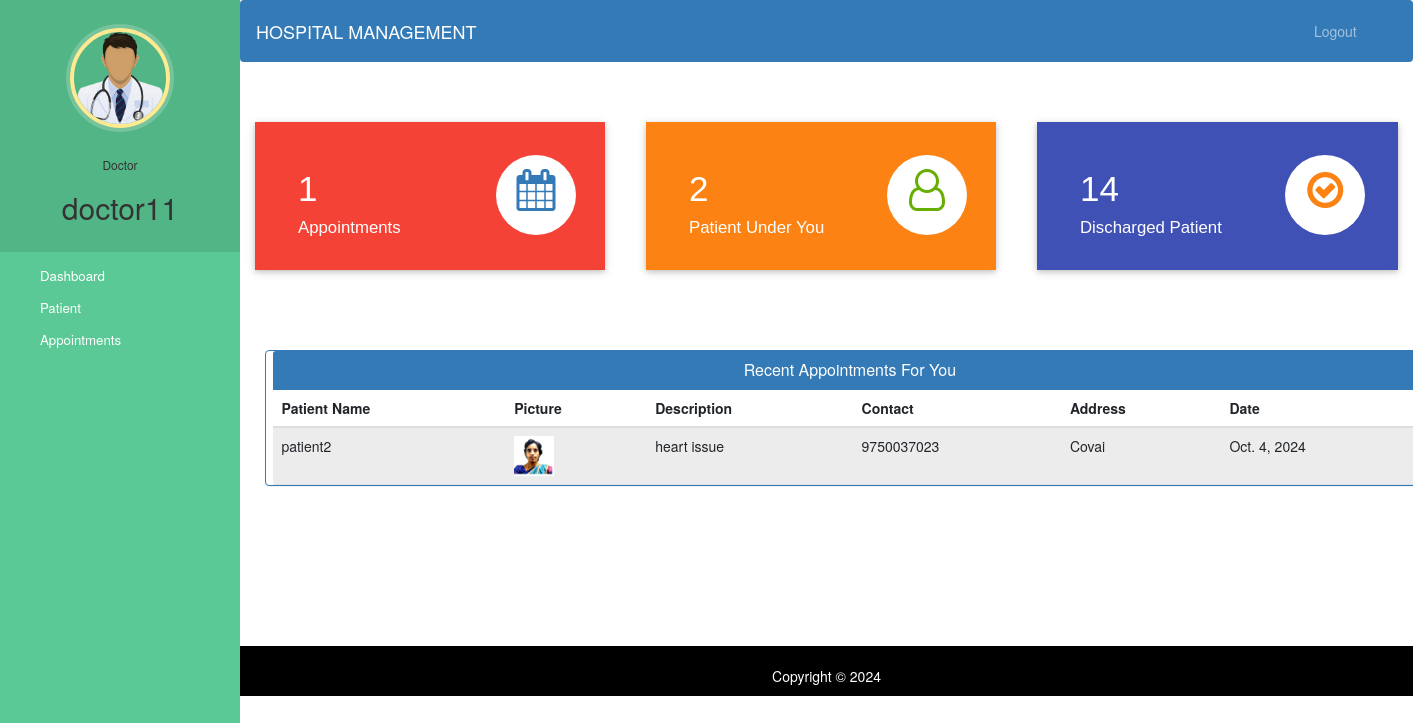
Screenshot of /doctor-dashboard (signed in) with the database file from the repository.
### hospital/models.py (models this page shows, shortened)
class Appointment(models.Model):
    patientId=models.PositiveIntegerField(null=True)
    doctorId=models.PositiveIntegerField(null=True)
    patientName=models.CharField(max_length=40,null=True)
    doctorName=models.CharField(max_length=40,null=True)
    appointmentDate=models.DateField(auto_now=True)
    description=models.TextField(max_length=500)
    status=models.BooleanField(default=False)

class Patient(models.Model):
    user=models.OneToOneField(User,on_delete=models.CASCADE)
    profile_pic= models.ImageField(upload_to='images/PatientProfilePic/',null=True,blank=True)
    address = models.CharField(max_length=40)
    mobile = models.CharField(max_length=20,null=False)
    symptoms = models.CharField(max_length=100,null=False)
    assignedDoctorId = models.PositiveIntegerField(null=True)
    admitDate=models.DateField(auto_now=True)
    status=models.BooleanField(default=False)

### hospital/views.py (the view)
# urls.py: path('doctor-dashboard', views.doctor_dashboard_view,name='doctor-dashboard'),
@login_required(login_url='doctorlogin')
@user_passes_test(is_doctor)
def doctor_dashboard_view(request):
    patientcount=models.Patient.objects.all().filter(status=True,assignedDoctorId=request.user.id).count()
    appointmentcount=models.Appointment.objects.all().filter(status=True,doctorId=request.user.id).count()
    patientdischarged=models.PatientDischargeDetails.objects.all().distinct().filter(assignedDoctorName=request.user.first_name).count()
    appointments=models.Appointment.objects.all().filter(status=True,doctorId=request.user.id).order_by('-id')
    patientid=[]
    for a in appointments:
        patientid.append(a.patientId)
    patients=models.Patient.objects.all().filter(status=True,user_id__in=patientid).order_by('-id')
    appointments=zip(appointments,patients)
    mydict={
    'patientcount':patientcount,
    'appointmentcount':appointmentcount,
    'patientdischarged':patientdischarged,
    'appointments':appointments,
    'doctor':models.Doctor.objects.get(user_id=request.user.id), #for profile picture of doctor in sidebar
    }
    return render(request,'hospital/doctor_dashboard.htm',context=mydict)

### hospital/views.py (called while the page is built)
def is_doctor(user):
    return user.groups.filter(name='DOCTOR').exists()

### templates/hospital/doctor_dashboard.htm
{% extends 'hospital/doctor.htm' %}
{% load static %}
{% block content %}
{%include 'hospital/doctor_dashboard_cards.htm'%}
<br><br><br><br>
<div class="container">
  <div class="row">
    <div class="panel panel-primary" style="margin-left:2%;">
      <div class="panel-heading" style="text-align:center;">
        <h6 class="panel-title">Recent Appointments For You</h6>
      </div>
      <table class="table table-hover table-striped" id="dev-table">
        <thead class="thead-dark">
          <tr>
            <th>Patient Name</th>
            <th>Picture</th>
            <th>Description</th>
            <th>Contact</th>
            <th>Address</th>
            <th>Date</th>
          </tr>
        </thead>
        {% for a,p in appointments %}
        <tr>
          <td>{{a.patientName}}</td>
          <td> <img src="{% static p.profile_pic.url %}" alt="Profile Pic" height="40px" width="40px" /></td>
          <td>{{a.description}}</td>
          <td>{{p.mobile}}</td>
          <td>{{p.address}}</td>
          <td>{{a.appointmentDate}}</td>
        </tr>
        {% endfor %}
      </table>
    </div>
  </div>
</div>
{% endblock content %}

### templates/hospital/doctor.htm (shortened to what this page needs)
<!DOCTYPE html>
{% load static %}
<html lang="en">
<head>
  <link href="https://cdn.jsdelivr.net/npm/bootstrap@5.2.3/dist/css/bootstrap.min.css" rel="stylesheet">
  <link rel="stylesheet" href="https://maxcdn.bootstrapcdn.com/font-awesome/4.7.0/css/font-awesome.min.css">
<link rel="stylesheet" href="{% static 'css/style.css' %}">
</head>
<body>
  <nav class="menu" tabindex="0">
    <header class="avatar">
      <img src="{% static "images/doctor.png" %}" alt="Profile Pic" />
      <br><br>
      <h6>Doctor</h6>
      <h2>{{request.user.first_name}}</h2>
    </header>
    <ul>
      <li tabindex="0" class="icon-dashboard"> <a style="color:white; text-decoration:none;" href="{% url "doctor-dashboard" %}"><span>Dashboard</span></a> </li>
      <li tabindex="0" class="icon-users"> <a style="color:white; text-decoration:none;" href="{% url "doctor-patient" %}"><span>Patient</span></a></li>
      <li tabindex="0" class="icon-calendar"> <a style="color:white; text-decoration:none;" href="{% url "doctor-appointment" %}"><span>Appointments</span></a></li>
    </ul>
  </nav>
  <main>
    <div class="bs-example">
      <nav class="navbar navbar-expand-md  navbar-dark fixed-top" style="background:#337AB7;">
        <a href="{% url "doctor-dashboard" %}" class="navbar-brand">HOSPITAL MANAGEMENT</a>
        <div class="collapse navbar-collapse justify-content-between" id="navbarCollapse">
          <div class="navbar-nav" style=" margin-left: 90%;">
            <a href="/logout" class="nav-item nav-link">Logout</a>
          </div>
        </div>
      </nav>
    </div>
    <br><br>
    {% block content %}
    {% endblock content %}
    <br><br><br><br><br><br><br>
    <footer>
      <br>
      <div class="container">
        <div class="row">
          <div class="col-md-12 col-sm-12">
            <div style="color:#ffffff;" class="wow fadeInUp footer-copyright">
              <p>
                Copyright &copy; 2024  </p>
            </div>
          </div>
        </div>
      </div>
    </footer>
  </main>
</body>
</html>

### static/css/style.css (style rules this page uses)
body { padding-left: 240px; }
main { position: relative; height: 100vh; }
.menu { background: #5bc995; height: 100vh; width: 240px; position: fixed; top: 0px; left: 0; z-index: 5; outline: none; }
.menu .avatar { background: rgba(0, 0, 0, 0.1); padding: 2em 0.5em; text-align: center; }
.menu .avatar img { width: 100px; border-radius: 50%; overflow: hidden; border: 4px solid #ffea92; box-shadow: 0 0 0 4px rgba(255, 255, 255, 0.2); }
.menu .avatar h2 { font-weight: normal; margin-bottom: 0; }
.menu ul { list-style: none; padding: 0.5em 0; margin: 0; }
.menu ul li { padding: 0.5em 1em 0.5em 3em; font-size: 0.95em; font-weight: regular; background-repeat: no-repeat; background-position: left 15px center; background-size: auto 20px; transition: all 0.15s linear; cursor: pointer; }
.menu ul li.icon-dashboard { background-image: url("http://www.entypo.com/images//gauge.svg"); }
.menu ul li.icon-users { background-image: url("http://www.entypo.com/images//users.svg"); }
.menu ul li.icon-calendar { background-image: url("http://www.entypo.com/images//calendar.svg"); }

### templates/hospital/doctor.htm (style rules this page uses)
a:link { text-decoration: none; }
a { color: white; }
footer { padding: 0px 0px 0px 0px; background-color: black; margin: 0px; }
p { text-align: center; }
body { padding-left: 240px; }
main { position: relative; height: 100vh; }
.menu { background: #5bc995; height: 100vh; width: 240px; position: fixed; top: 0px; left: 0; z-index: 5; outline: none; }
.menu .avatar { background: rgba(0, 0, 0, 0.1); padding: 2em 0.5em; text-align: center; }
.menu .avatar img { width: 100px; border-radius: 50%; overflow: hidden; border: 4px solid #ffea92; box-shadow: 0 0 0 4px rgba(255, 255, 255, 0.2); }
.menu .avatar h2 { font-weight: normal; margin-bottom: 0; }
.menu ul { list-style: none; padding: 0.5em 0; margin: 0; }
.menu ul li { padding: 0.5em 1em 0.5em 3em; font-size: 0.95em; font-weight: regular; background-repeat: no-repeat; background-position: left 15px center; background-size: auto 20px; transition: all 0.15s linear; cursor: pointer; }
.menu ul li.icon-dashboard { background-image: url("http://www.entypo.com/images//gauge.svg"); }
.menu ul li.icon-users { background-image: url("http://www.entypo.com/images//users.svg"); }
.menu ul li.icon-calendar { background-image: url("http://www.entypo.com/images//calendar.svg"); }

### rows the page displays
Appointment: patientName "patient2", profile_pic (picture), description "heart issue", mobile "9750037023", address "Covai", appointmentDate "Oct. 4, 2024"

### other values shown
{{ request.user.first_name }} "doctor11"
{{ appointmentcount }} "1"
{{ patientcount }} "2"
{{ patientdischarged }} "14"
